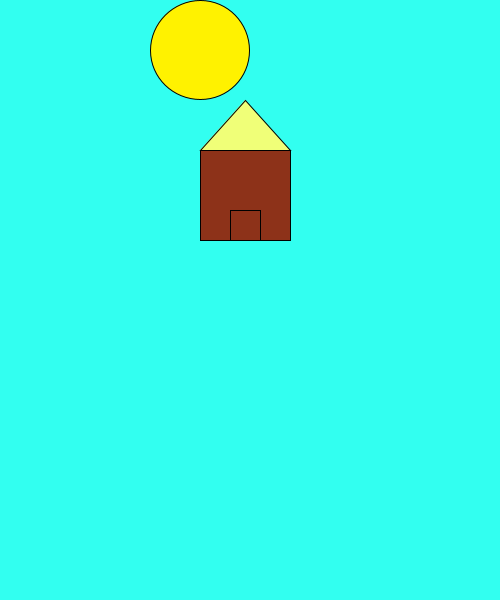
Frame 1 (no input)
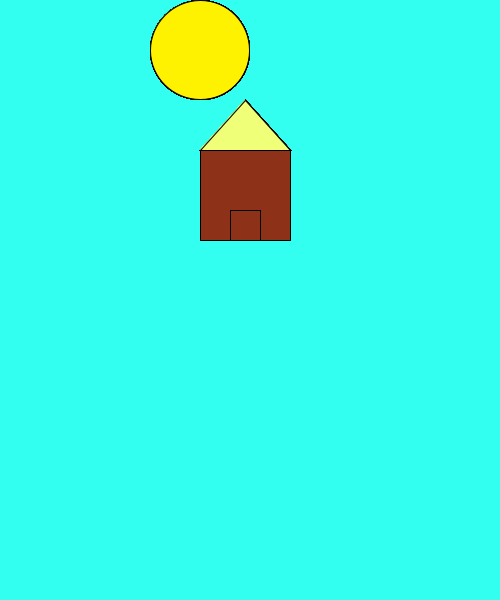
Frame 60 (the mouse pressed at the canvas centre just before this capture)
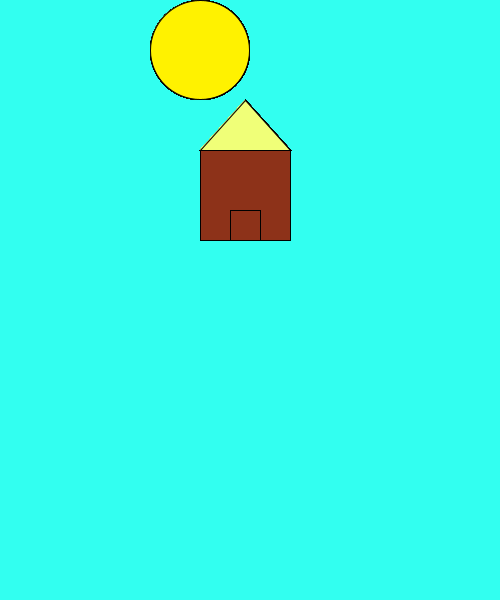
Frame 120 (the mouse held since frame 60 and released just before this capture)

The Processing sketch that drew these frames (run headless with seeded random() and noise(); from frame 60 on, the mouse is pressed at the canvas centre):

// Processing sketch: processing_139895
// ── processing_139895.pde

void setup(){
size (500,600);
background(50,800,240);
}
  
void draw(){
fill(141,50,25);
rect(200,150,90,90);
fill(240,500,120);
triangle(200,150,245,100,290,150);
fill(100.50,0);
quad(230,240,230,210,260,210,260,240);
fill(255,242,0);
ellipse(200, 50, 99, 99);
}
